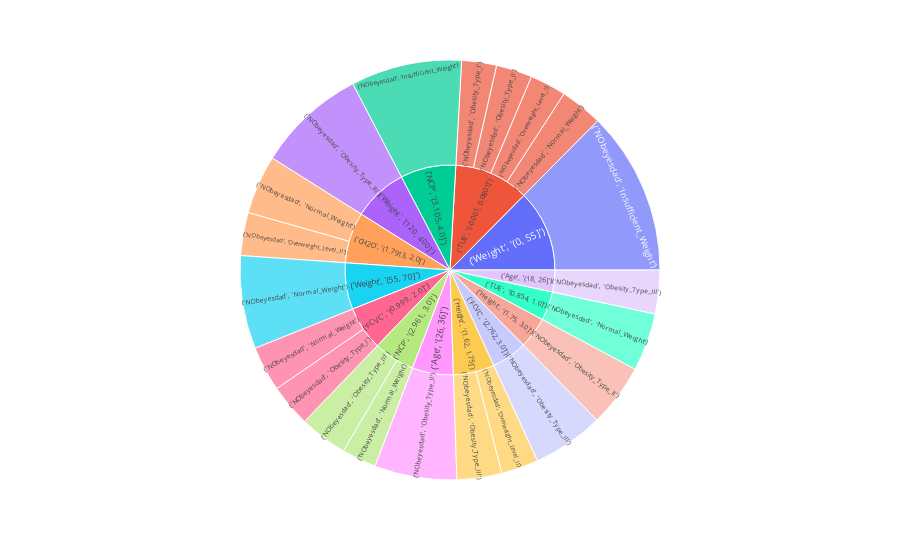

Source (notebook cell):
### Markdown cell above
### Sunburst on Numerical Rules showing Lift values

### Code cell
numlabel_df_catscat = get_single_association(numlabel_df)

fig = px.sunburst(numlabel_df_catscat, path=['LHS', 'RHS'], values='lift')
fig.show()

### Figure 1 — Plotly figure (JSON) as saved in the notebook; plotly's stock layout.template omitted (floating-point values rounded to 4 significant figures)
{"data": [{"branchvalues": "total", "domain": {"x": [0, 1], "y": [0, 1]}, "hovertemplate": "labels=%{label}<br>lift=%{value}<br>parent=%{parent}<br>id=%{id}<extra></extra>", "ids": ["('NCP', '(3.105, 4.0]')/('NObeyesdad', 'Insufficient_Weight')", "('Weight', '(0, 55]')/('NObeyesdad', 'Insufficient_Weight')", "('CH2O', '(1.7913, 2.0]')/('NObeyesdad', 'Normal_Weight')", "('FCVC', '(0.999, 2.0]')/('NObeyesdad', 'Normal_Weight')", "('NCP', '(2.961, 3.0]')/('NObeyesdad', 'Normal_Weight')", "('TUE', '(-0.001, 0.0801]')/('NObeyesdad', 'Normal_Weight')", "('TUE', '(0.854, 1.0]')/('NObeyesdad', 'Normal_Weight')", "('Weight', '(55, 70]')/('NObeyesdad', 'Normal_Weight')", "('FCVC', '(0.999, 2.0]')/('NObeyesdad', 'Obesity_Type_I')", "('TUE', '(-0.001, 0.0801]')/('NObeyesdad', 'Obesity_Type_I')", "('Age', '(26, 36]')/('NObeyesdad', 'Obesity_Type_II')", "('Height', '(1.75, 3.0]')/('NObeyesdad', 'Obesity_Type_II')", "('TUE', '(-0.001, 0.0801]')/('NObeyesdad', 'Obesity_Type_II')", "('Age', '(18, 26]')/('NObeyesdad', 'Obesity_Type_III')", "('FCVC', '(2.762, 3.0]')/('NObeyesdad', 'Obesity_Type_III')", "('Height', '(1.62, 1.75]')/('NObeyesdad', 'Obesity_Type_III')", "('NCP', '(2.961, 3.0]')/('NObeyesdad', 'Obesity_Type_III')", "('Weight', '(120, 400]')/('NObeyesdad', 'Obesity_Type_III')", "('TUE', '(-0.001, 0.0801]')/('NObeyesdad', 'Overweight_Level_I')", "('CH2O', '(1.7913, 2.0]')/('NObeyesdad', 'Overweight_Level_II')", "('Height', '(1.62, 1.75]')/('NObeyesdad', 'Overweight_Level_II')", "('Age', '(18, 26]')", "('Age', '(26, 36]')", "('CH2O', '(1.7913, 2.0]')", "('FCVC', '(0.999, 2.0]')", "('FCVC', '(2.762, 3.0]')", "('Height', '(1.62, 1.75]')", "('Height', '(1.75, 3.0]')", "('NCP', '(2.961, 3.0]')", "('NCP', '(3.105, 4.0]')", "('TUE', '(-0.001, 0.0801]')", "('TUE', '(0.854, 1.0]')", "('Weight', '(0, 55]')", "('Weight', '(120, 400]')", "('Weight', '(55, 70]')"], "labels": ["('NObeyesdad', 'Insufficient_Weight')", "('NObeyesdad', 'Insufficient_Weight')", "('NObeyesdad', 'Normal_Weight')", "('NObeyesdad', 'Normal_Weight')", "('NObeyesdad', 'Normal_Weight')", "('NObeyesdad', 'Normal_Weight')", "('NObeyesdad', 'Normal_Weight')", "('NObeyesdad', 'Normal_Weight')", "('NObeyesdad', 'Obesity_Type_I')", "('NObeyesdad', 'Obesity_Type_I')", "('NObeyesdad', 'Obesity_Type_II')", "('NObeyesdad', 'Obesity_Type_II')", "('NObeyesdad', 'Obesity_Type_II')", "('NObeyesdad', 'Obesity_Type_III')", "('NObeyesdad', 'Obesity_Type_III')", "('NObeyesdad', 'Obesity_Type_III')", "('NObeyesdad', 'Obesity_Type_III')", "('NObeyesdad', 'Obesity_Type_III')", "('NObeyesdad', 'Overweight_Level_I')", "('NObeyesdad', 'Overweight_Level_II')", "('NObeyesdad', 'Overweight_Level_II')", "('Age', '(18, 26]')", "('Age', '(26, 36]')", "('CH2O', '(1.7913, 2.0]')", "('FCVC', '(0.999, 2.0]')", "('FCVC', '(2.762, 3.0]')", "('Height', '(1.62, 1.75]')", "('Height', '(1.75, 3.0]')", "('NCP', '(2.961, 3.0]')", "('NCP', '(3.105, 4.0]')", "('TUE', '(-0.001, 0.0801]')", "('TUE', '(0.854, 1.0]')", "('Weight', '(0, 55]')", "('Weight', '(120, 400]')", "('Weight', '(55, 70]')"], "name": "", "parents": ["('NCP', '(3.105, 4.0]')", "('Weight', '(0, 55]')", "('CH2O', '(1.7913, 2.0]')", "('FCVC', '(0.999, 2.0]')", "('NCP', '(2.961, 3.0]')", "('TUE', '(-0.001, 0.0801]')", "('TUE', '(0.854, 1.0]')", "('Weight', '(55, 70]')", "('FCVC', '(0.999, 2.0]')", "('TUE', '(-0.001, 0.0801]')", "('Age', '(26, 36]')", "('Height', '(1.75, 3.0]')", "('TUE', '(-0.001, 0.0801]')", "('Age', '(18, 26]')", "('FCVC', '(2.762, 3.0]')", "('Height', '(1.62, 1.75]')", "('NCP', '(2.961, 3.0]')", "('Weight', '(120, 400]')", "('TUE', '(-0.001, 0.0801]')", "('CH2O', '(1.7913, 2.0]')", "('Height', '(1.62, 1.75]')", "", "", "", "", "", "", "", "", "", "", "", "", "", ""], "type": "sunburst", "values": [3.899, 5.741, 2.069, 1.587, 1.213, 1.497, 2.039, 3.274, 1.492, 1.224, 2.889, 2.207, 1.267, 1.534, 2.501, 1.576, 1.69, 3.829, 1.274, 1.511, 1.311, 1.534, 2.889, 3.58, 3.079, 2.501, 2.887, 2.207, 2.903, 3.899, 5.262, 2.039, 5.741, 3.829, 3.274]}], "layout": {"legend": {"tracegroupgap": 0}, "margin": {"t": 60}}}
